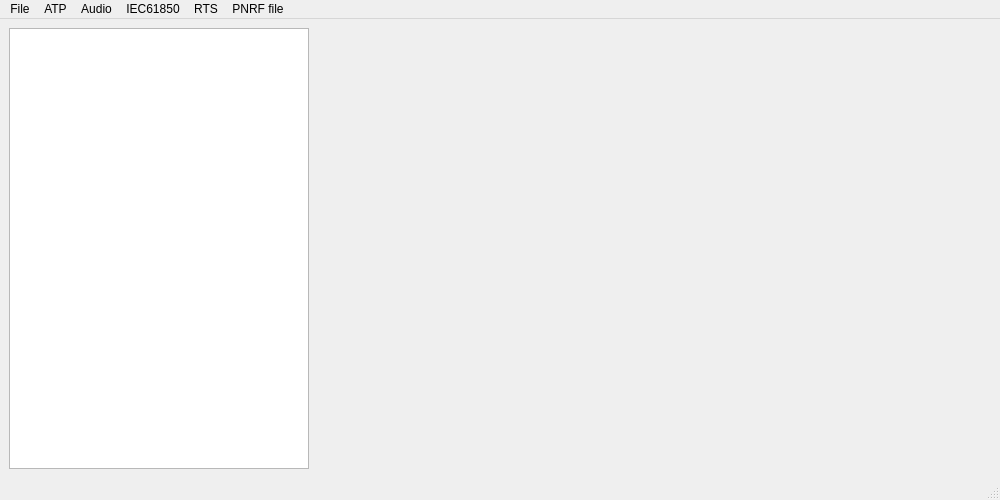
<?xml version="1.0" encoding="UTF-8"?>
<ui version="4.0">
 <class>MainWindow</class>
 <widget class="QMainWindow" name="MainWindow">
  <property name="geometry">
   <rect>
    <x>0</x>
    <y>0</y>
    <width>1000</width>
    <height>500</height>
   </rect>
  </property>
  <property name="windowTitle">
   <string>atprtsRouterIO</string>
  </property>
  <property name="windowOpacity">
   <double>1.000000000000000</double>
  </property>
  <widget class="QWidget" name="centralwidget">
   <layout class="QHBoxLayout" name="horizontalLayout">
    <item>
     <widget class="QWidget" name="widget" native="true">
      <property name="minimumSize">
       <size>
        <width>100</width>
        <height>0</height>
       </size>
      </property>
      <property name="maximumSize">
       <size>
        <width>300</width>
        <height>16777215</height>
       </size>
      </property>
      <layout class="QVBoxLayout" name="verticalLayout">
       <property name="spacing">
        <number>8</number>
       </property>
       <property name="leftMargin">
        <number>0</number>
       </property>
       <property name="topMargin">
        <number>0</number>
       </property>
       <property name="rightMargin">
        <number>0</number>
       </property>
       <property name="bottomMargin">
        <number>0</number>
       </property>
       <item>
        <widget class="QTextEdit" name="textEdit"/>
       </item>
      </layout>
     </widget>
    </item>
    <item>
     <widget class="QCustomPlot" name="customPlot" native="true">
      <property name="sizePolicy">
       <sizepolicy hsizetype="Preferred" vsizetype="Preferred">
        <horstretch>0</horstretch>
        <verstretch>0</verstretch>
       </sizepolicy>
      </property>
     </widget>
    </item>
   </layout>
  </widget>
  <widget class="QMenuBar" name="menubar">
   <property name="geometry">
    <rect>
     <x>0</x>
     <y>0</y>
     <width>1000</width>
     <height>21</height>
    </rect>
   </property>
   <widget class="QMenu" name="menupnrf_File">
    <property name="title">
     <string>File</string>
    </property>
   </widget>
   <widget class="QMenu" name="menuATP">
    <property name="title">
     <string>ATP</string>
    </property>
    <addaction name="actionSettings"/>
    <addaction name="separator"/>
    <addaction name="actionConnect"/>
    <addaction name="actionStart"/>
    <addaction name="separator"/>
    <addaction name="actionRebuild_ATP"/>
   </widget>
   <widget class="QMenu" name="menuAudio">
    <property name="title">
     <string>Audio</string>
    </property>
    <addaction name="actionConnect_2"/>
    <addaction name="actionAuto_Run"/>
    <addaction name="actionSelect_Path"/>
   </widget>
   <widget class="QMenu" name="menuIEC61850">
    <property name="title">
     <string>IEC61850</string>
    </property>
    <addaction name="actionServer_SV"/>
    <addaction name="actionChange_dstMAC"/>
   </widget>
   <widget class="QMenu" name="menuRTS">
    <property name="title">
     <string>RTS</string>
    </property>
    <addaction name="actionOptions"/>
   </widget>
   <widget class="QMenu" name="menuPNRF_file">
    <property name="title">
     <string>PNRF file</string>
    </property>
   </widget>
   <addaction name="menupnrf_File"/>
   <addaction name="menuATP"/>
   <addaction name="menuAudio"/>
   <addaction name="menuIEC61850"/>
   <addaction name="menuRTS"/>
   <addaction name="menuPNRF_file"/>
  </widget>
  <widget class="QStatusBar" name="statusbar">
   <property name="enabled">
    <bool>true</bool>
   </property>
  </widget>
  <action name="actionLoad_file">
   <property name="text">
    <string>Load PNRF File</string>
   </property>
  </action>
  <action name="actionClear_file">
   <property name="text">
    <string>Clear PNRF File</string>
   </property>
  </action>
  <action name="actionSettings">
   <property name="text">
    <string>Settings</string>
   </property>
  </action>
  <action name="actionConnect">
   <property name="checkable">
    <bool>true</bool>
   </property>
   <property name="text">
    <string>Connect</string>
   </property>
  </action>
  <action name="actionStart">
   <property name="text">
    <string>Start</string>
   </property>
  </action>
  <action name="actionSettings_2">
   <property name="text">
    <string>Settings</string>
   </property>
  </action>
  <action name="actionShow_Graphics">
   <property name="checkable">
    <bool>true</bool>
   </property>
   <property name="text">
    <string>Show Graphics</string>
   </property>
  </action>
  <action name="actionRebuild_ATP">
   <property name="text">
    <string>Rebuild ATP</string>
   </property>
  </action>
  <action name="actionConnect_2">
   <property name="checkable">
    <bool>true</bool>
   </property>
   <property name="text">
    <string>Enable</string>
   </property>
  </action>
  <action name="actionAuto_Run">
   <property name="checkable">
    <bool>true</bool>
   </property>
   <property name="text">
    <string>Auto Run</string>
   </property>
  </action>
  <action name="actionSelect_Path">
   <property name="text">
    <string>Select Path</string>
   </property>
  </action>
  <action name="actionServer_SV">
   <property name="text">
    <string>Server SV</string>
   </property>
  </action>
  <action name="actionOptions">
   <property name="text">
    <string>Options</string>
   </property>
  </action>
  <action name="actionChange_dstMAC">
   <property name="text">
    <string>Change dstMAC</string>
   </property>
  </action>
 </widget>
 <customwidgets>
  <customwidget>
   <class>QCustomPlot</class>
   <extends>QWidget</extends>
   <header location="global">qcustomplot.h</header>
   <container>1</container>
  </customwidget>
 </customwidgets>
 <resources/>
 <connections/>
</ui>
